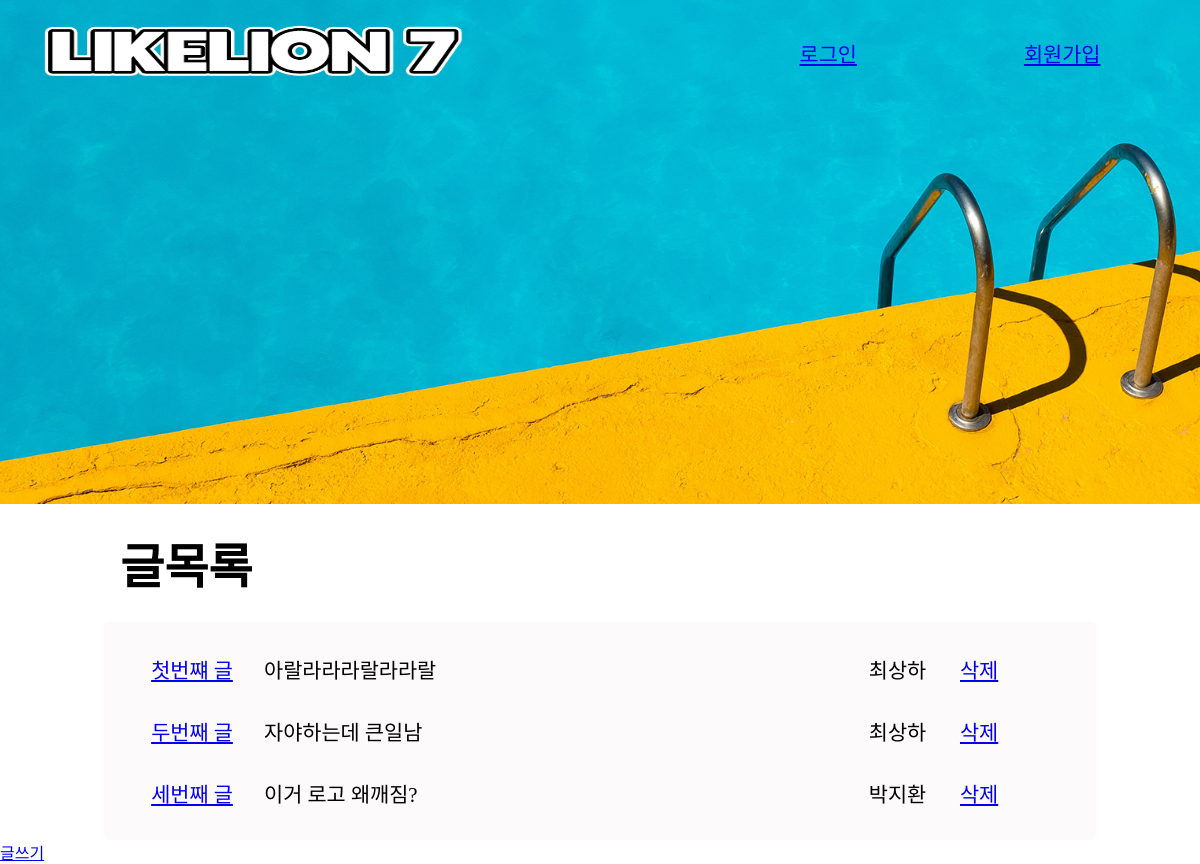
The app's page /, older data.
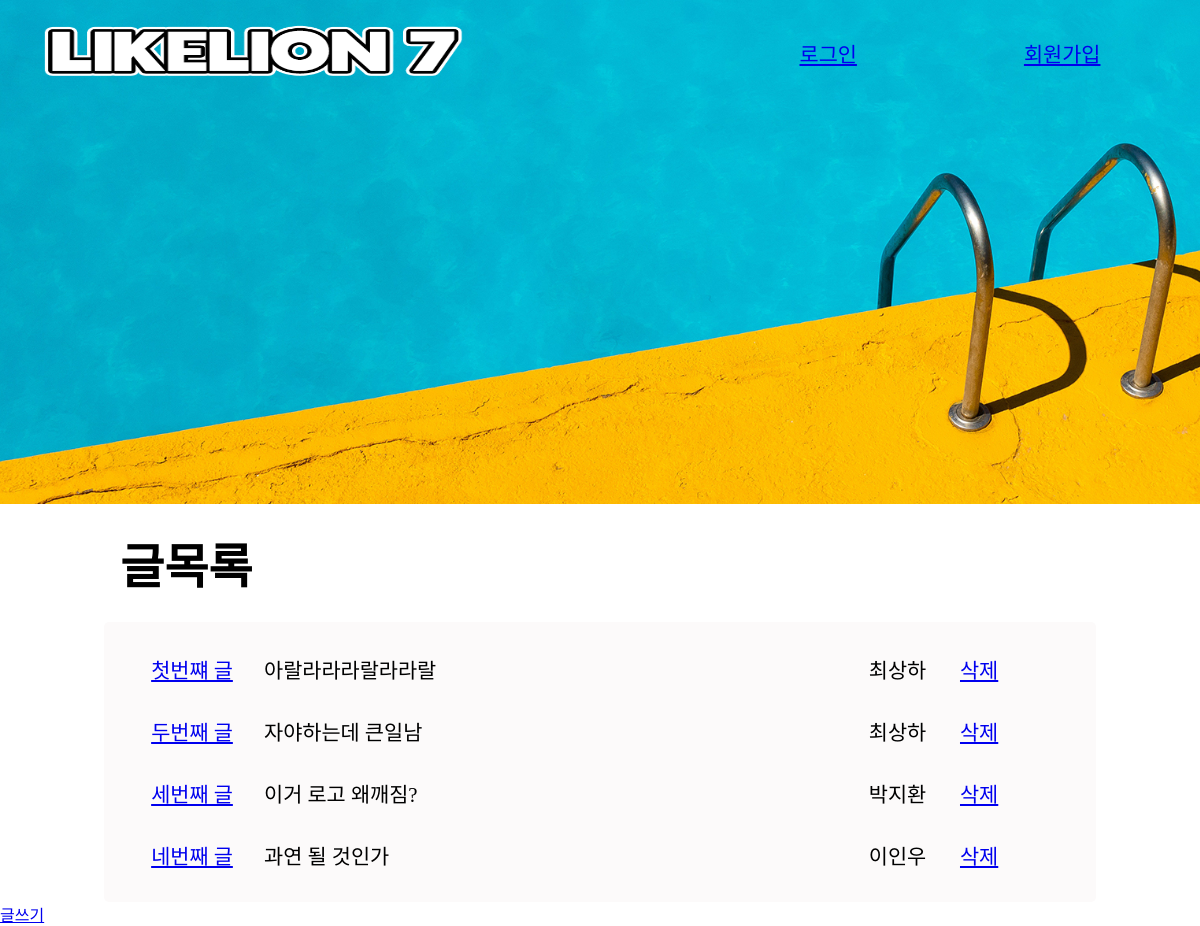
The same page, newer data.
### blog/models.py (models this page shows, shortened)
class Post(models.Model):
    Title = models.CharField(max_length=200)
    Writer = models.CharField(max_length=100)
    Contents = models.TextField()
    Created_date = models.DateTimeField(default=timezone.now)

### blog/views.py (the view)
# urls.py: 2. Add a URL to urlpatterns:  path('', views.home, name='home')
def home(request):
    posts = Post.objects.all()
    return render(request, 'home.html', {'posts': posts})

### blog/templates/home.html
{% extends "base.html" %} {% block content %}
<div class="board">
    <div class="boardHeader">
        <h1 class="boardTitle">글목록</h1>
    </div>
    <div class="boardContents">
        {% for post in posts%}
        <div class="boardContent">
            <div class="col1">
                <a href="{% url 'detail' post.pk %}">{{ post.Title }}</a>
            </div>
            <div class="col3">
                <p>{{ post.Contents }}</p>
            </div>
            <div class="col2">
                <p>{{ post.Writer }}</p>
            </div>
            <div class="col4">
                <a href="{% url 'delete' post.pk %}">삭제</a>
            </div>
        </div>
        {% endfor%}
    </div>
    <div class="boardFooter">
        <a href="{% url 'new' %}">글쓰기</a>
    </div>
</div>
{% endblock %}

### blog/templates/base.html (shortened to what this page needs)
<!DOCTYPE html>
<html lang="en">
    {% load staticfiles %}
    <head>
        <link rel="stylesheet" type="text/css" href="{% static 'base.css'%}" />
    </head>
    <body>
        <div class="header">
            <div class="navbar">
                <a href="{% url 'home' %}" class="navLogo_a">
                    <img class="navLogo" src="/static/logo2.png" alt="logo" />
                </a>
                <div class="navInfo">
                    {% if user.is_authenticated %}
                    <p>안녕하세요 {{ user.username }} 님</p>
                    <a href="{% url 'logout' %}">로그아웃</a>
                    {% else %}
                    <a
                        href="{% url 'login' %}"
                        button
                        type="button"
                        class="btn btn-dark"
                        >로그인</a
                    >
                    <a
                        href="{% url 'signup' %}"
                        button
                        type="button"
                        class="btn btn-dark"
                        >회원가입</a
                    >
                    {% endif %}
                </div>
            </div>
        </div>
        {% block content %} {% endblock %}
    </body>
</html>

### static/base.css (style rules this page uses)
* { margin: 0%; font-family: 'AppleSDGothicNeoR00'; }
.header { margin: auto; width: 100%; height: 63vh; background-image: url('./summer.jpg'); background-size: cover; font-size: 1.3rem; }
.navbar { display: flex; justify-content: space-between; align-items: center; width: 100%; height: 5rem; padding-top: 0.8rem; }
.navLogo_a { width: 40%; margin-left: 1rem; }
.navLogo { width: 100%; height: 136px; }
.navInfo { display: flex; justify-content: space-around; align-items: center; width: 39%; padding-right: 1rem; }
.boardHeader { width: 70%; margin: 2% 10%; font-size: 1.5em; }
.boardContents { display: flex; flex-direction: column; justify-content: space-around; background-color: rgb(252, 250, 250); border-radius: 5px; width: 80%; margin: auto; padding: 1rem; }
.boardContent { display: flex; justify-content: space-between; align-items: center; font-size: 1.3rem; margin: 1rem 0; }
.col1 { width: 15%; text-align: center; }
.col2 { width: 9.5%; }
.col3 { width: 63%; }
.col4 { width: 12.5%; }

Row changes from the older to the newer data that the page shows:
added Post: Title "네번째 글", Contents "과연 될 것인가", Writer "이인우"
